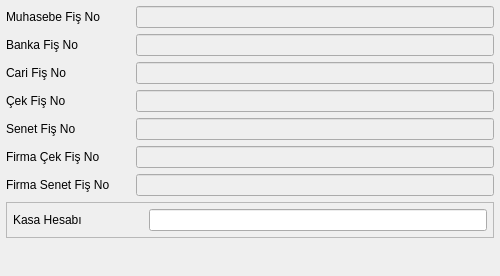
<?xml version="1.0" encoding="UTF-8"?>
<ui version="4.0">
 <class>K9_ENT_DETAYLARI_BATCH</class>
 <widget class="QDialog" name="K9_ENT_DETAYLARI_BATCH">
  <property name="geometry">
   <rect>
    <x>0</x>
    <y>0</y>
    <width>500</width>
    <height>276</height>
   </rect>
  </property>
  <property name="sizePolicy">
   <sizepolicy hsizetype="Expanding" vsizetype="Expanding">
    <horstretch>0</horstretch>
    <verstretch>0</verstretch>
   </sizepolicy>
  </property>
  <property name="windowTitle">
   <string>Dialog</string>
  </property>
  <layout class="QGridLayout" name="gridLayout_3" rowstretch="0,0,0,0" columnstretch="0,1">
   <property name="margin">
    <number>6</number>
   </property>
   <item row="1" column="0" colspan="2">
    <widget class="QFrame" name="frame_kasa_hesabi">
     <property name="sizePolicy">
      <sizepolicy hsizetype="Expanding" vsizetype="Fixed">
       <horstretch>0</horstretch>
       <verstretch>0</verstretch>
      </sizepolicy>
     </property>
     <property name="frameShape">
      <enum>QFrame::StyledPanel</enum>
     </property>
     <property name="frameShadow">
      <enum>QFrame::Raised</enum>
     </property>
     <layout class="QGridLayout" name="gridLayout_2" columnstretch="1,0,0">
      <property name="margin">
       <number>6</number>
      </property>
      <item row="0" column="0">
       <widget class="QLabel" name="label_kasa_hesabi">
        <property name="sizePolicy">
         <sizepolicy hsizetype="Fixed" vsizetype="Fixed">
          <horstretch>0</horstretch>
          <verstretch>0</verstretch>
         </sizepolicy>
        </property>
        <property name="minimumSize">
         <size>
          <width>124</width>
          <height>0</height>
         </size>
        </property>
        <property name="text">
         <string>Kasa Hesabı</string>
        </property>
       </widget>
      </item>
      <item row="0" column="1">
       <widget class="QSearchEdit" name="searchEdit_kasa_hesap_kodu">
        <property name="whatsThis">
         <string>Arama widget. </string>
        </property>
        <property name="QSearchEdit" stdset="0">
         <rect>
          <x>0</x>
          <y>0</y>
          <width>100</width>
          <height>100</height>
         </rect>
        </property>
       </widget>
      </item>
      <item row="0" column="2">
       <widget class="QLineEdit" name="lineEdit_kasa_hesap_ismi">
        <property name="readOnly">
         <bool>true</bool>
        </property>
       </widget>
      </item>
     </layout>
    </widget>
   </item>
   <item row="3" column="0">
    <spacer name="horizontalSpacer">
     <property name="orientation">
      <enum>Qt::Horizontal</enum>
     </property>
     <property name="sizeHint" stdset="0">
      <size>
       <width>285</width>
       <height>20</height>
      </size>
     </property>
    </spacer>
   </item>
   <item row="3" column="1">
    <widget class="QWidget" name="widget_batch_buttons" native="true">
     <property name="sizePolicy">
      <sizepolicy hsizetype="Expanding" vsizetype="Fixed">
       <horstretch>0</horstretch>
       <verstretch>0</verstretch>
      </sizepolicy>
     </property>
    </widget>
   </item>
   <item row="2" column="0">
    <spacer name="verticalSpacer">
     <property name="orientation">
      <enum>Qt::Vertical</enum>
     </property>
     <property name="sizeHint" stdset="0">
      <size>
       <width>20</width>
       <height>40</height>
      </size>
     </property>
    </spacer>
   </item>
   <item row="0" column="0" colspan="2">
    <layout class="QGridLayout" name="gridLayout" rowstretch="0,0,0,0,0,0,0" columnstretch="1,0">
     <item row="0" column="0">
      <widget class="QLabel" name="label_muh_fis_no">
       <property name="sizePolicy">
        <sizepolicy hsizetype="Fixed" vsizetype="Fixed">
         <horstretch>0</horstretch>
         <verstretch>0</verstretch>
        </sizepolicy>
       </property>
       <property name="text">
        <string>Muhasebe Fiş No</string>
       </property>
      </widget>
     </item>
     <item row="0" column="1">
      <widget class="QCommaEdit" name="commaEdit_muh_fis_no">
       <property name="enabled">
        <bool>false</bool>
       </property>
       <property name="focusPolicy">
        <enum>Qt::NoFocus</enum>
       </property>
       <property name="whatsThis">
        <string>Sayilari formatina(Or:1,000,234.50) donusturur. </string>
       </property>
       <property name="readOnly">
        <bool>false</bool>
       </property>
       <property name="QCommaEdit" stdset="0">
        <rect>
         <x>0</x>
         <y>0</y>
         <width>100</width>
         <height>100</height>
        </rect>
       </property>
      </widget>
     </item>
     <item row="1" column="0">
      <widget class="QLabel" name="label_banka_fis_no">
       <property name="sizePolicy">
        <sizepolicy hsizetype="Fixed" vsizetype="Fixed">
         <horstretch>0</horstretch>
         <verstretch>0</verstretch>
        </sizepolicy>
       </property>
       <property name="text">
        <string>Banka Fiş No</string>
       </property>
      </widget>
     </item>
     <item row="2" column="0">
      <widget class="QLabel" name="label_cari_fis_no">
       <property name="sizePolicy">
        <sizepolicy hsizetype="Fixed" vsizetype="Fixed">
         <horstretch>0</horstretch>
         <verstretch>0</verstretch>
        </sizepolicy>
       </property>
       <property name="text">
        <string>Cari Fiş No</string>
       </property>
      </widget>
     </item>
     <item row="2" column="1">
      <widget class="QCommaEdit" name="commaEdit_cari_fis_no">
       <property name="enabled">
        <bool>false</bool>
       </property>
       <property name="focusPolicy">
        <enum>Qt::NoFocus</enum>
       </property>
       <property name="whatsThis">
        <string>Sayilari formatina(Or:1,000,234.50) donusturur. </string>
       </property>
       <property name="readOnly">
        <bool>false</bool>
       </property>
       <property name="QCommaEdit" stdset="0">
        <rect>
         <x>0</x>
         <y>0</y>
         <width>100</width>
         <height>100</height>
        </rect>
       </property>
      </widget>
     </item>
     <item row="3" column="0">
      <widget class="QLabel" name="label_cek_fis_no">
       <property name="sizePolicy">
        <sizepolicy hsizetype="Fixed" vsizetype="Fixed">
         <horstretch>0</horstretch>
         <verstretch>0</verstretch>
        </sizepolicy>
       </property>
       <property name="text">
        <string>Çek Fiş No</string>
       </property>
      </widget>
     </item>
     <item row="3" column="1">
      <widget class="QCommaEdit" name="commaEdit_cek_fis_no">
       <property name="enabled">
        <bool>false</bool>
       </property>
       <property name="focusPolicy">
        <enum>Qt::NoFocus</enum>
       </property>
       <property name="whatsThis">
        <string>Sayilari formatina(Or:1,000,234.50) donusturur. </string>
       </property>
       <property name="readOnly">
        <bool>false</bool>
       </property>
       <property name="QCommaEdit" stdset="0">
        <rect>
         <x>0</x>
         <y>0</y>
         <width>100</width>
         <height>100</height>
        </rect>
       </property>
      </widget>
     </item>
     <item row="4" column="0">
      <widget class="QLabel" name="label_senet_fis_no">
       <property name="sizePolicy">
        <sizepolicy hsizetype="Fixed" vsizetype="Fixed">
         <horstretch>0</horstretch>
         <verstretch>0</verstretch>
        </sizepolicy>
       </property>
       <property name="text">
        <string>Senet Fiş No</string>
       </property>
      </widget>
     </item>
     <item row="4" column="1">
      <widget class="QCommaEdit" name="commaEdit_senet_fis_no">
       <property name="enabled">
        <bool>false</bool>
       </property>
       <property name="focusPolicy">
        <enum>Qt::NoFocus</enum>
       </property>
       <property name="whatsThis">
        <string>Sayilari formatina(Or:1,000,234.50) donusturur. </string>
       </property>
       <property name="readOnly">
        <bool>false</bool>
       </property>
       <property name="QCommaEdit" stdset="0">
        <rect>
         <x>0</x>
         <y>0</y>
         <width>100</width>
         <height>100</height>
        </rect>
       </property>
      </widget>
     </item>
     <item row="5" column="0">
      <widget class="QLabel" name="label_firma_cek_fis_no">
       <property name="sizePolicy">
        <sizepolicy hsizetype="Fixed" vsizetype="Fixed">
         <horstretch>0</horstretch>
         <verstretch>0</verstretch>
        </sizepolicy>
       </property>
       <property name="text">
        <string>Firma Çek Fiş No</string>
       </property>
      </widget>
     </item>
     <item row="6" column="0">
      <widget class="QLabel" name="label_firma_senet_fis_no">
       <property name="sizePolicy">
        <sizepolicy hsizetype="Fixed" vsizetype="Fixed">
         <horstretch>0</horstretch>
         <verstretch>0</verstretch>
        </sizepolicy>
       </property>
       <property name="minimumSize">
        <size>
         <width>124</width>
         <height>0</height>
        </size>
       </property>
       <property name="text">
        <string>Firma Senet Fiş No</string>
       </property>
      </widget>
     </item>
     <item row="5" column="1">
      <widget class="QCommaEdit" name="commaEdit_firma_cek_fis_no">
       <property name="enabled">
        <bool>false</bool>
       </property>
       <property name="focusPolicy">
        <enum>Qt::NoFocus</enum>
       </property>
       <property name="whatsThis">
        <string>Sayilari formatina(Or:1,000,234.50) donusturur. </string>
       </property>
       <property name="QCommaEdit" stdset="0">
        <rect>
         <x>0</x>
         <y>0</y>
         <width>100</width>
         <height>100</height>
        </rect>
       </property>
      </widget>
     </item>
     <item row="6" column="1">
      <widget class="QCommaEdit" name="commaEdit_firma_senet_fis_no">
       <property name="enabled">
        <bool>false</bool>
       </property>
       <property name="focusPolicy">
        <enum>Qt::NoFocus</enum>
       </property>
       <property name="whatsThis">
        <string>Sayilari formatina(Or:1,000,234.50) donusturur. </string>
       </property>
       <property name="QCommaEdit" stdset="0">
        <rect>
         <x>0</x>
         <y>0</y>
         <width>100</width>
         <height>100</height>
        </rect>
       </property>
      </widget>
     </item>
     <item row="1" column="1">
      <widget class="QLineEdit" name="lineEdit_banka_fis_no">
       <property name="enabled">
        <bool>false</bool>
       </property>
       <property name="focusPolicy">
        <enum>Qt::NoFocus</enum>
       </property>
       <property name="readOnly">
        <bool>true</bool>
       </property>
      </widget>
     </item>
    </layout>
   </item>
  </layout>
 </widget>
 <customwidgets>
  <customwidget>
   <class>QCommaEdit</class>
   <extends>QLineEdit</extends>
   <header>QCommaEdit.h</header>
  </customwidget>
  <customwidget>
   <class>QSearchEdit</class>
   <extends>QWidget</extends>
   <header>QSearchEdit.h</header>
  </customwidget>
 </customwidgets>
 <tabstops>
  <tabstop>lineEdit_kasa_hesap_ismi</tabstop>
 </tabstops>
 <resources/>
 <connections/>
</ui>
